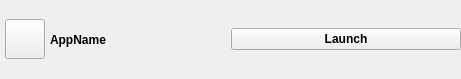
<?xml version="1.0" encoding="UTF-8"?>
<ui version="4.0">
 <class>UserAppsWidget</class>
 <widget class="QWidget" name="UserAppsWidget">
  <property name="geometry">
   <rect>
    <x>0</x>
    <y>0</y>
    <width>461</width>
    <height>79</height>
   </rect>
  </property>
  <property name="windowTitle">
   <string>Form</string>
  </property>
  <layout class="QGridLayout" name="gridLayout_4">
   <property name="leftMargin">
    <number>0</number>
   </property>
   <property name="topMargin">
    <number>0</number>
   </property>
   <property name="rightMargin">
    <number>0</number>
   </property>
   <property name="bottomMargin">
    <number>0</number>
   </property>
   <property name="spacing">
    <number>0</number>
   </property>
   <item row="1" column="1">
    <widget class="QStackedWidget" name="stackedWidget">
     <property name="lineWidth">
      <number>0</number>
     </property>
     <property name="currentIndex">
      <number>0</number>
     </property>
     <widget class="QWidget" name="pageLaunch">
      <layout class="QVBoxLayout" name="verticalLayout">
       <property name="spacing">
        <number>0</number>
       </property>
       <property name="leftMargin">
        <number>0</number>
       </property>
       <property name="topMargin">
        <number>0</number>
       </property>
       <property name="rightMargin">
        <number>0</number>
       </property>
       <property name="bottomMargin">
        <number>0</number>
       </property>
       <item>
        <widget class="QPushButton" name="launchBtn">
         <property name="sizePolicy">
          <sizepolicy hsizetype="MinimumExpanding" vsizetype="Fixed">
           <horstretch>0</horstretch>
           <verstretch>0</verstretch>
          </sizepolicy>
         </property>
         <property name="font">
          <font>
           <weight>75</weight>
           <bold>true</bold>
          </font>
         </property>
         <property name="text">
          <string>Launch</string>
         </property>
        </widget>
       </item>
      </layout>
     </widget>
     <widget class="QWidget" name="page_2Edit">
      <layout class="QHBoxLayout" name="horizontalLayout_2">
       <property name="leftMargin">
        <number>0</number>
       </property>
       <property name="topMargin">
        <number>0</number>
       </property>
       <property name="rightMargin">
        <number>0</number>
       </property>
       <property name="bottomMargin">
        <number>0</number>
       </property>
       <item>
        <widget class="QPushButton" name="infoBtn">
         <property name="sizePolicy">
          <sizepolicy hsizetype="Fixed" vsizetype="Fixed">
           <horstretch>0</horstretch>
           <verstretch>0</verstretch>
          </sizepolicy>
         </property>
         <property name="text">
          <string/>
         </property>
         <property name="icon">
          <iconset resource="eink.qrc">
           <normaloff>:/resources/info.png</normaloff>:/resources/info.png</iconset>
         </property>
         <property name="iconSize">
          <size>
           <width>34</width>
           <height>34</height>
          </size>
         </property>
        </widget>
       </item>
       <item>
        <widget class="QPushButton" name="statusBtn">
         <property name="sizePolicy">
          <sizepolicy hsizetype="MinimumExpanding" vsizetype="Fixed">
           <horstretch>0</horstretch>
           <verstretch>0</verstretch>
          </sizepolicy>
         </property>
         <property name="font">
          <font>
           <weight>75</weight>
           <bold>true</bold>
          </font>
         </property>
         <property name="text">
          <string>Disable</string>
         </property>
        </widget>
       </item>
      </layout>
     </widget>
    </widget>
   </item>
   <item row="1" column="0">
    <layout class="QHBoxLayout" name="horizontalLayout">
     <item>
      <layout class="QGridLayout" name="gridLayout">
       <property name="leftMargin">
        <number>5</number>
       </property>
       <property name="rightMargin">
        <number>5</number>
       </property>
       <item row="0" column="0">
        <widget class="QPushButton" name="iconBtn">
         <property name="sizePolicy">
          <sizepolicy hsizetype="Fixed" vsizetype="Fixed">
           <horstretch>0</horstretch>
           <verstretch>0</verstretch>
          </sizepolicy>
         </property>
         <property name="maximumSize">
          <size>
           <width>40</width>
           <height>40</height>
          </size>
         </property>
         <property name="text">
          <string notr="true"/>
         </property>
        </widget>
       </item>
      </layout>
     </item>
     <item>
      <widget class="QLabel" name="appNameLabel">
       <property name="sizePolicy">
        <sizepolicy hsizetype="Minimum" vsizetype="Minimum">
         <horstretch>0</horstretch>
         <verstretch>0</verstretch>
        </sizepolicy>
       </property>
       <property name="font">
        <font>
         <weight>75</weight>
         <bold>true</bold>
        </font>
       </property>
       <property name="lineWidth">
        <number>0</number>
       </property>
       <property name="text">
        <string>AppName</string>
       </property>
      </widget>
     </item>
     <item>
      <spacer name="horizontalSpacer">
       <property name="orientation">
        <enum>Qt::Horizontal</enum>
       </property>
       <property name="sizeType">
        <enum>QSizePolicy::Expanding</enum>
       </property>
       <property name="sizeHint" stdset="0">
        <size>
         <width>13</width>
         <height>13</height>
        </size>
       </property>
      </spacer>
     </item>
    </layout>
   </item>
  </layout>
 </widget>
 <resources>
  <include location="eink.qrc"/>
 </resources>
 <connections/>
</ui>
